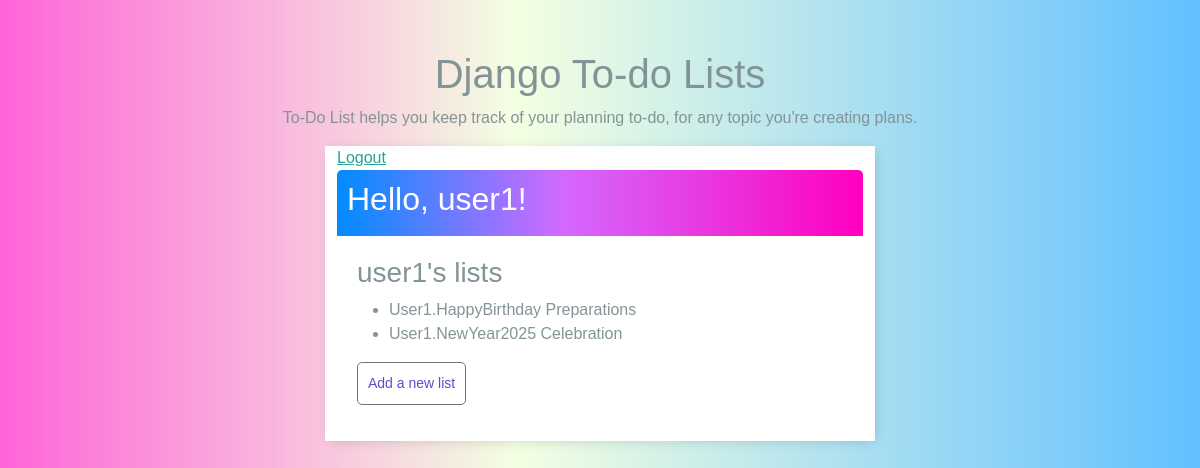
Before: / (signed in) with the older database file.
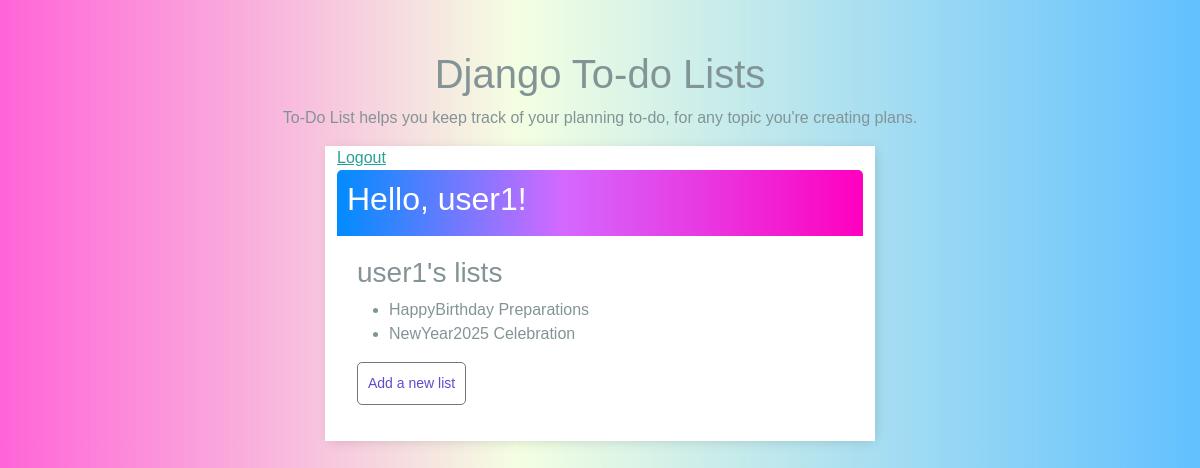
After: the same page with the newer database file.
### todo_app/models.py (models this page shows, shortened)
class ToDoList(models.Model):
    title = models.CharField(max_length=100, unique=True)
    user = models.ForeignKey(User, on_delete=models.CASCADE, null=False, blank=False)

### todo_app/views.py (the view)
# urls.py: path("", views.ListListView.as_view(), name="index"),
class ListListView(LoginRequiredMixin, ListView):
    model = ToDoList
    template_name = "todo_app/index.html"
    def get_queryset(self):
        return ToDoList.objects.filter(user=self.request.user)
    def get_context_data(self):
        context = super().get_context_data()
        return context

### todo_app/templates/todo_app/index.html
{% extends "base.html" %}
{% block content %}
{% if request.user.is_authenticated %}
<a href="{% url 'user_app:logout' %}">Logout</a>
{% else %}
<a href="{% url 'user_app:login' %}">Login</a>
{% endif %}
<div class="header-bar">
    <div>
        <h2>Hello, {{ user.username|default:'Guest' }}!</h2>
    </div>
</div>
<div class="card-body">
{% if object_list %}
<h3> {{ user.username|default:'Guest' }}'s lists</h3>
{% endif %}
<ul>
    {% for todolist in object_list %}
    <li>
        <div role="button"
            onclick="location.href='{% url 'todo_app:list' todolist.id %}'">
            {{ todolist.title }}
        </div>
    </li>
    {% empty %}
    <h4>You have no lists!</h4>
    {% endfor %}
</ul>
<p>
    <input class="button" value="Add a new list" type="button"
        onclick="location.href='{% url 'todo_app:list-add' %}'"/>
</p>
</div>
{% endblock %}

Changed rows visible on the page:
changed ToDoList: title "User1.HappyBirthday Preparations" → "HappyBirthday Preparations"
changed ToDoList: title "User1.NewYear2025 Celebration" → "NewYear2025 Celebration"
